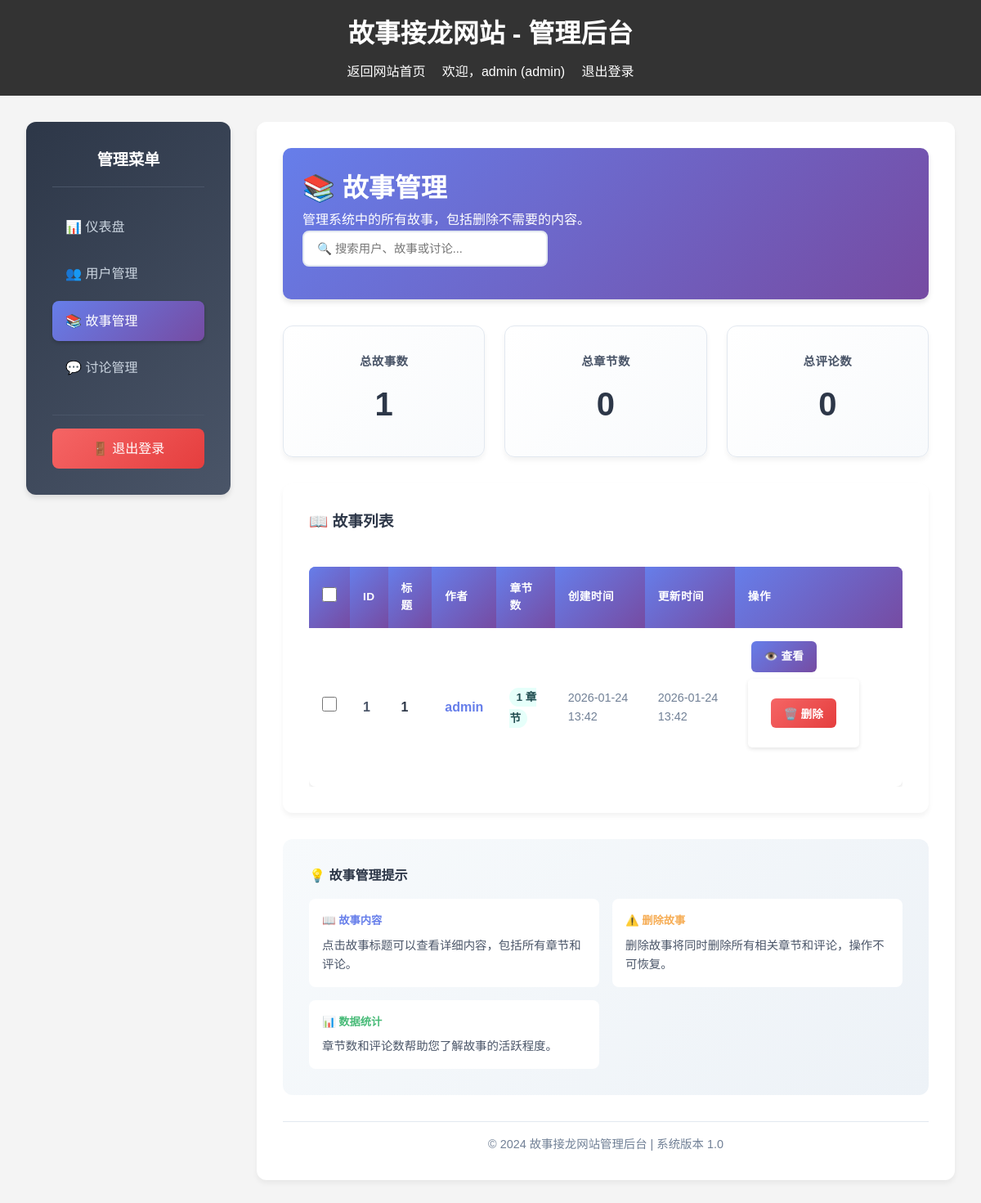
The app's page /admin/stories (signed in) with its own data.
### database.py (models this page shows)
class UserDB(Base):
    __tablename__ = "users"
    id = Column(Integer, primary_key=True, index=True)
    username = Column(String(50), unique=True, index=True, nullable=False)
    email = Column(String(100), unique=True, index=True, nullable=False)
    password_hash = Column(String(255), nullable=False)
    role = Column(String(20), default="user")
    registered_at = Column(DateTime, default=datetime.now)
    active_count = Column(Integer, default=0)
    points = Column(Integer, default=0)
    credit = Column(Float, default=100.0)
    stories = relationship("StoryDB", back_populates="author")
    chapters = relationship("StoryChapterDB", back_populates="author")
    chapter_comments = relationship("ChapterCommentDB", back_populates="author")
    discussions = relationship("DiscussionDB", back_populates="author")
    discussion_comments = relationship("DiscussionCommentDB", back_populates="author")

class StoryDB(Base):
    __tablename__ = "stories"
    id = Column(Integer, primary_key=True, index=True)
    title = Column(String(200), nullable=False)
    content = Column(Text, nullable=False)
    author_id = Column(Integer, ForeignKey("users.id"), nullable=False)
    created_at = Column(DateTime, default=datetime.now)
    updated_at = Column(DateTime, default=datetime.now)
    author = relationship("UserDB", back_populates="stories")
    chapters = relationship("StoryChapterDB", back_populates="story")

### routers/admin.py (the view)
@router.get("/admin/stories", response_class=HTMLResponse)
async def admin_stories(
    request: Request,
    db: Session = Depends(get_db),
    current_user: UserDB = Depends(require_admin)
):
    if not current_user:
        return RedirectResponse(url="/login", status_code=303)
    stories = get_all_stories(db)
    return templates.TemplateResponse(
        "admin_stories.html",
        {
            "request": request,
            "current_user": current_user,
            "stories": stories
        }
    )

### templates/admin_stories.html (shortened to what this page needs)
{% extends "admin_base.html" %}
{% block content %}
    <div class="admin-header">
        <h2>📚 故事管理</h2>
        <p>管理系统中的所有故事，包括删除不需要的内容。</p>
    </div>
    <div class="admin-stats" style="margin-bottom: 2rem;">
        <div class="stat-card">
            <h4>总故事数</h4>
            <div class="stat-number">{{ stories|length }}</div>
        </div>
        <div class="stat-card">
            <h4>总章节数</h4>
            <div class="stat-number">
                {% set total_chapters = 0 %}
                {% for story in stories %}
                    {% set total_chapters = total_chapters + story.chapters|length %}
                {% endfor %}
                {{ total_chapters }}
            </div>
        </div>
        <div class="stat-card">
            <h4>总评论数</h4>
            <div class="stat-number">
                {% set total_comments = 0 %}
                {% for story in stories %}
                    {% for chapter in story.chapters %}
                        {% set total_comments = total_comments + chapter.comments|length %}
                    {% endfor %}
                {% endfor %}
                {{ total_comments }}
            </div>
        </div>
    </div>
    {% if stories %}
        <div style="background: white; padding: 2rem; border-radius: 12px; box-shadow: 0 4px 6px rgba(0, 0, 0, 0.05); margin-bottom: 2rem;">
            <h3 style="margin-bottom: 1.5rem; color: #2d3748;">📖 故事列表</h3>
            <div style="overflow-x: auto;">
                <table class="admin-table">
                    <thead>
                        <tr>
                            <th>ID</th>
                            <th>标题</th>
                            <th>作者</th>
                            <th>章节数</th>
                            <th>创建时间</th>
                            <th>更新时间</th>
                            <th>操作</th>
                        </tr>
                    </thead>
                    <tbody>
                        {% for story in stories %}
                        <tr>
                            <td><strong>{{ story.id }}</strong></td>
                            <td>
                                <strong style="color: #2d3748;">
                                    <a href="/stories/{{ story.id }}" target="_blank" style="color: inherit; text-decoration: none;">
                                        {{ story.title }}
                                    </a>
                                </strong>
                            </td>
                            <td>
                                <span style="color: #667eea; font-weight: 600;">{{ story.author.username }}</span>
                            </td>
                            <td>
                                <span style="background: #e6fffa; color: #234e52; padding: 0.25rem 0.5rem; border-radius: 12px; font-size: 0.85rem; font-weight: 600;">
                                    {{ story.chapters|length }} 章节
                                </span>
                            </td>
                            <td style="color: #718096; font-size: 0.9rem;">
                                {{ story.created_at.strftime('%Y-%m-%d %H:%M') }}
                            </td>
                            <td style="color: #718096; font-size: 0.9rem;">
                                {{ story.updated_at.strftime('%Y-%m-%d %H:%M') }}
                            </td>
                            <td>
                                <div style="display: flex; gap: 0.5rem; flex-wrap: wrap;">
                                    <a href="/stories/{{ story.id }}" target="_blank" class="btn-admin btn-admin-primary" title="查看故事">
                                        👁️ 查看
                                    </a>
                                    <form action="/admin/delete/story/{{ story.id }}" method="post" style="display: inline;">
                                        <button type="submit" class="btn-admin btn-admin-danger"
                                                onclick="return confirm('确定要删除故事《{{ story.title }}》吗？此操作将同时删除所有相关章节和评论，且不可恢复！')"
                                                title="删除故事">
                                            🗑️ 删除
                                        </button>
                                    </form>
                                </div>
                            </td>
                        </tr>
                        {% endfor %}
                    </tbody>
                </table>
            </div>
        </div>
    {% endif %}
    <div style="background: linear-gradient(135deg, #f7fafc 0%, #edf2f7 100%); padding: 2rem; border-radius: 12px; margin-top: 2rem;">
        <h4 style="color: #2d3748; margin-bottom: 1rem;">💡 故事管理提示</h4>
        <div style="display: grid; grid-template-columns: repeat(auto-fit, minmax(250px, 1fr)); gap: 1rem;">
            <div style="background: white; padding: 1rem; border-radius: 8px;">
                <h5 style="color: #667eea; margin-bottom: 0.5rem;">📖 故事内容</h5>
                <p style="color: #4a5568; font-size: 0.9rem;">点击故事标题可以查看详细内容，包括所有章节和评论。</p>
            </div>
            <div style="background: white; padding: 1rem; border-radius: 8px;">
                <h5 style="color: #f6ad55; margin-bottom: 0.5rem;">⚠️ 删除故事</h5>
                <p style="color: #4a5568; font-size: 0.9rem;">删除故事将同时删除所有相关章节和评论，操作不可恢复。</p>
            </div>
            <div style="background: white; padding: 1rem; border-radius: 8px;">
                <h5 style="color: #48bb78; margin-bottom: 0.5rem;">📊 数据统计</h5>
                <p style="color: #4a5568; font-size: 0.9rem;">章节数和评论数帮助您了解故事的活跃程度。</p>
            </div>
        </div>
    </div>
{% endblock %}

### templates/admin_base.html (shortened to what this page needs)
<!DOCTYPE html>
<html lang="zh-CN">
<head>
    <link rel="stylesheet" href="{{ url_for('static', path='/css/styles.css') }}">
</head>
<body>
    <header>
        <h1>故事接龙网站 - 管理后台</h1>
        <nav>
            <a href="/">返回网站首页</a>
            {% if current_user %}
                <span>欢迎，{{ current_user.username }} ({{ current_user.role }})</span>
                <a href="/logout">退出登录</a>
            {% endif %}
        </nav>
    </header>
    <div class="admin-container">
        <aside class="admin-sidebar">
            <h3>管理菜单</h3>
            <ul>
                <li><a href="/admin" class="{% if request.url.path == '/admin' %}active{% endif %}">📊 仪表盘</a></li>
                <li><a href="/admin/users" class="{% if request.url.path == '/admin/users' %}active{% endif %}">👥 用户管理</a></li>
                <li><a href="/admin/stories" class="{% if request.url.path == '/admin/stories' %}active{% endif %}">📚 故事管理</a></li>
                <li><a href="/admin/discussions" class="{% if request.url.path == '/admin/discussions' %}active{% endif %}">💬 讨论管理</a></li>
            </ul>
            <div class="admin-logout">
                <a href="/logout">🚪 退出登录</a>
            </div>
        </aside>
        <main class="admin-main">
            {% block content %}{% endblock %}
            <div class="admin-footer">
                <p>&copy; 2024 故事接龙网站管理后台 | 系统版本 1.0</p>
            </div>
        </main>
    </div>
</body>
</html>

### static/css/styles.css (style rules this page uses)
* { margin: 0; padding: 0; box-sizing: border-box; }
body { font-family: Arial, sans-serif; line-height: 1.6; color: #333; background-color: #f4f4f4; }
header { background-color: #333; color: #fff; padding: 1rem; text-align: center; }
header h1 { margin-bottom: 0.5rem; }
nav a { color: #fff; text-decoration: none; margin: 0 1rem; }
main { max-width: 1200px; margin: 0 auto; padding: 2rem; }
form { background-color: #fff; padding: 1.5rem; border-radius: 5px; box-shadow: 0 2px 5px rgba(0, 0, 0, 0.1); margin-bottom: 2rem; }
form button { background-color: #333; color: #fff; padding: 0.5rem 1rem; border: none; border-radius: 3px; cursor: pointer; }
.admin-header { background: linear-gradient(135deg, #667eea 0%, #764ba2 100%); color: white; padding: 1.5rem; margin-bottom: 2rem; border-radius: 10px; box-shadow: 0 4px 6px rgba(0, 0, 0, 0.1); }
.admin-header h2 { margin: 0; font-size: 2rem; font-weight: 600; }
.admin-stats { display: grid; grid-template-columns: repeat(auto-fit, minmax(200px, 1fr)); gap: 1.5rem; margin-bottom: 3rem; }
.stat-card { background: linear-gradient(135deg, #fff 0%, #f8fafc 100%); padding: 2rem; border-radius: 12px; box-shadow: 0 4px 6px rgba(0, 0, 0, 0.05); text-align: center; transition: transform 0.3s ease, box-shadow 0.3s ease; border: 1px solid #e2e8f0; }
.stat-card h4 { color: #4a5568; font-size: 0.9rem; font-weight: 600; text-transform: uppercase; letter-spacing: 0.5px; margin-bottom: 0.5rem; }
.stat-number { font-size: 2.5rem; font-weight: 700; color: #2d3748; margin: 0; }
.admin-table { width: 100%; background-color: white; border-radius: 8px; overflow: hidden; box-shadow: 0 2px 4px rgba(0, 0, 0, 0.1); border-collapse: separate; border-spacing: 0; }
.admin-table th { background: linear-gradient(135deg, #667eea 0%, #764ba2 100%); color: white; padding: 1rem; text-align: left; font-weight: 600; text-transform: uppercase; font-size: 0.85rem; letter-spacing: 0.5px; }
.admin-table td { padding: 1rem; border-bottom: 1px solid #e2e8f0; color: #4a5568; }
.admin-table tr:last-child td { border-bottom: none; }
.btn-admin { padding: 0.5rem 1rem; border: none; border-radius: 6px; font-size: 0.85rem; font-weight: 600; cursor: pointer; transition: all 0.3s ease; text-decoration: none; display: inline-block; margin: 0 0.25rem; }
.btn-admin-primary { background: linear-gradient(135deg, #667eea 0%, #764ba2 100%); color: white; }
.btn-admin-danger { background: linear-gradient(135deg, #f56565 0%, #e53e3e 100%); color: white; }

### templates/admin_base.html (style rules this page uses)
.admin-container { display: grid; grid-template-columns: 250px 1fr; gap: 2rem; max-width: 1200px; margin: 0 auto; padding: 2rem; }
.admin-sidebar { background: linear-gradient(135deg, #2d3748 0%, #4a5568 100%); padding: 2rem; border-radius: 12px; box-shadow: 0 4px 6px rgba(0, 0, 0, 0.1); height: fit-content; color: white; }
.admin-sidebar h3 { margin-bottom: 1.5rem; color: white; font-size: 1.2rem; font-weight: 600; text-align: center; padding-bottom: 1rem; border-bottom: 1px solid #4a5568; }
.admin-sidebar ul { list-style: none; padding: 0; margin: 0; }
.admin-sidebar li { margin-bottom: 0.5rem; }
.admin-sidebar a { color: #cbd5e0; text-decoration: none; padding: 0.75rem 1rem; border-radius: 8px; display: block; transition: all 0.3s ease; font-weight: 500; }
.admin-sidebar a.active { background: linear-gradient(135deg, #667eea 0%, #764ba2 100%); color: white; box-shadow: 0 2px 4px rgba(0, 0, 0, 0.2); }
.admin-main { background-color: white; padding: 2rem; border-radius: 12px; box-shadow: 0 4px 6px rgba(0, 0, 0, 0.05); }
.admin-footer { margin-top: 2rem; padding-top: 1rem; border-top: 1px solid #e2e8f0; text-align: center; color: #718096; font-size: 0.9rem; }
.admin-logout { margin-top: 2rem; padding-top: 1rem; border-top: 1px solid #4a5568; }
.admin-logout a { background: linear-gradient(135deg, #f56565 0%, #e53e3e 100%); color: white; text-align: center; }

### records on screen
UserDB: username "admin", role "admin"
StoryDB: id "1", title "1", author.username "admin", chapters|length "1", created_at "2026-01-24 13:42", updated_at "2026-01-24 13:42"

### other values on screen
{{ stories|length }} "1"
{{ total_chapters }} "0"
{{ total_comments }} "0"
